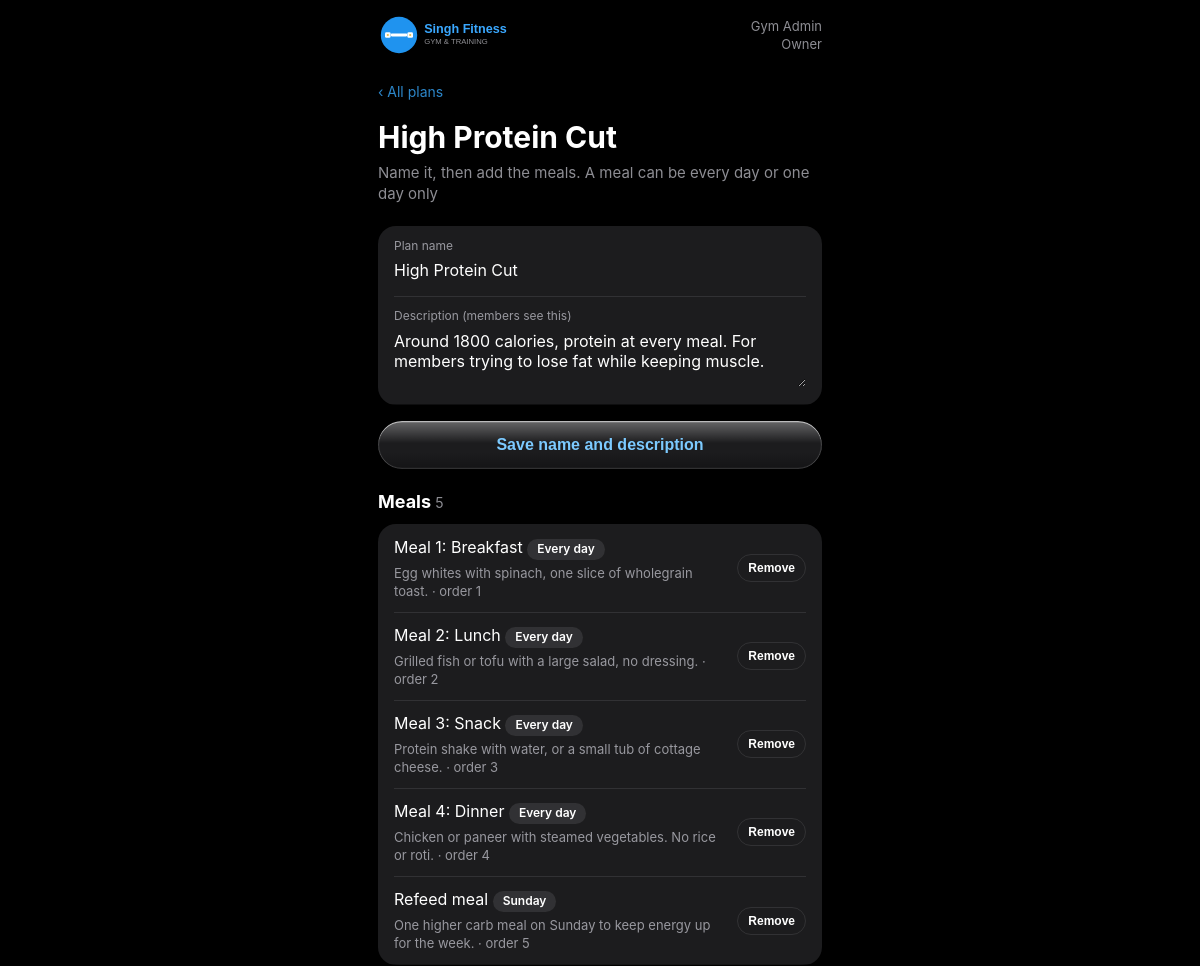
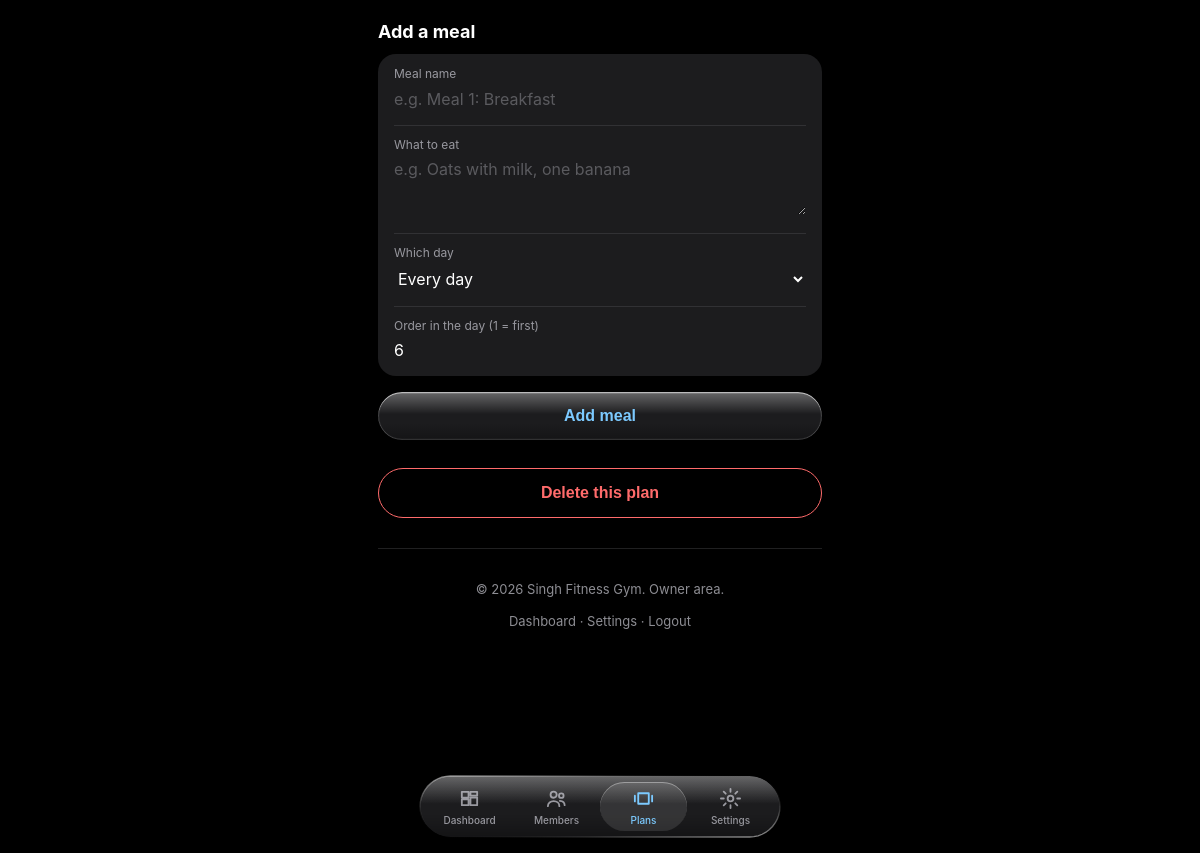
The page /admin-plans.php?type=diet&id=dp_cut (signed in) on the database its author committed (2 pictures, top to bottom).
### tables this page shows
CREATE TABLE diet_plans (
  id          VARCHAR(50) PRIMARY KEY,
  name        VARCHAR(120) NOT NULL,
  description TEXT
);

CREATE TABLE diet_meals (
  id          VARCHAR(50) PRIMARY KEY,
  plan_id     VARCHAR(50) NOT NULL,
  name        VARCHAR(120) NOT NULL,              
  description TEXT,
  day_name    VARCHAR(15),                        
  sort_order  INT DEFAULT 0,
  FOREIGN KEY (plan_id) REFERENCES diet_plans(id) ON DELETE CASCADE
);

### config.php (called while the page is built, shortened)
<?php
$themeAttr = "";
$logoUrl = "assets/img/logo.svg";
?>

### admin-plans.php (the view, shortened to what this page needs)
<?php
require_once "config.php";
$successMsg = "";
$type = $_GET["type"] ?? "";
$planId = $_GET["id"] ?? "";
$exerciseId = $_GET["exercise"] ?? "";
$workoutPlans = [];
$dietPlans = [];
$plan = null;
$meals = [];
if ($type == "diet" && $planId != "") {
    if ($planId == "new") {
        $plan = ["id" => "new", "name" => $_POST["name"] ?? "", "description" => $_POST["description"] ?? ""];
    } else {
        $stmt = $conn->prepare("SELECT id, name, description FROM diet_plans WHERE id = ?");
        $stmt->bind_param("s", $planId);
        $stmt->execute();
        $plan = $stmt->get_result()->fetch_assoc();
        $stmt = $conn->prepare("SELECT id, name, description, day_name, sort_order FROM diet_meals WHERE plan_id = ? ORDER BY sort_order, day_name");
        $stmt->bind_param("s", $planId);
        $stmt->execute();
        $result = $stmt->get_result();
        while ($row = $result->fetch_assoc()) {
            $meals[] = $row;
        }
    }
}
?>
<!doctype html>
<html lang="en"<?php echo $themeAttr; ?>>
<head>
<link rel="stylesheet" href="assets/css/base.css?v=<?php echo filemtime("assets/css/base.css"); ?>">
<link rel="stylesheet" href="assets/css/shared.css?v=<?php echo filemtime("assets/css/shared.css"); ?>">
</head>
<body class="has-tabbar">
<header class="topbar">
    <img src="<?php echo htmlspecialchars($logoUrl); ?>" alt="Singh Fitness logo" width="140" height="42">
    <div class="who">
        <?php echo htmlspecialchars($_SESSION["memberName"]); ?><br>
        Owner
    </div>
</header>
<div class="page">
<?php if ($type == "") { ?>
    <h1 class="title">Plans</h1>
    <p class="sub">Build the workout and diet plans members follow</p>
    <?php if ($successMsg != "") { ?><p class="success-text"><?php echo htmlspecialchars($successMsg); ?></p><?php } ?>
    <h2 class="section-title">Workout plans</h2>
    <?php if (count($workoutPlans) == 0) { ?>
        <p class="empty-text">No workout plans yet.</p>
    <?php } else { ?>
        <div class="group plain" data-sq="22">
            <?php foreach ($workoutPlans as $p) { ?>
                <a href="admin-plans.php?type=workout&id=<?php echo urlencode($p["id"]); ?>" class="row link" data-tap>
                    <div class="label">
                        <?php echo htmlspecialchars($p["name"]); ?>
                        <span class="hint"><?php echo (int)$p["members_on"]; ?> member<?php echo $p["members_on"] == 1 ? "" : "s"; ?> on it &middot; <?php echo htmlspecialchars($p["description"]); ?></span>
                    </div>
                    <div class="chev"><svg viewBox="0 0 24 24" fill="none" stroke="currentColor" stroke-width="3.2" stroke-linecap="round"><path d="M9 6l6 6-6 6"/></svg></div>
                </a>
            <?php } ?>
        </div>
    <?php } ?>
    <a href="admin-plans.php?type=workout&id=new" class="btn frost" data-press>New workout plan</a>
    <h2 class="section-title">Diet plans</h2>
    <?php if (count($dietPlans) == 0) { ?>
        <p class="empty-text">No diet plans yet.</p>
    <?php } else { ?>
        <div class="group plain" data-sq="22">
            <?php foreach ($dietPlans as $p) { ?>
                <a href="admin-plans.php?type=diet&id=<?php echo urlencode($p["id"]); ?>" class="row link" data-tap>
                    <div class="label">
                        <?php echo htmlspecialchars($p["name"]); ?>
                        <span class="hint"><?php echo (int)$p["members_on"]; ?> member<?php echo $p["members_on"] == 1 ? "" : "s"; ?> on it &middot; <?php echo htmlspecialchars($p["description"]); ?></span>
                    </div>
                    <div class="chev"><svg viewBox="0 0 24 24" fill="none" stroke="currentColor" stroke-width="3.2" stroke-linecap="round"><path d="M9 6l6 6-6 6"/></svg></div>
                </a>
            <?php } ?>
        </div>
    <?php } ?>
    <a href="admin-plans.php?type=diet&id=new" class="btn frost" data-press>New diet plan</a>
<?php } elseif ($type == "diet") { ?>
    <a href="admin-plans.php" class="back-link">&lsaquo; All plans</a>
    <h1 class="title"><?php echo $planId == "new" ? "New diet plan" : htmlspecialchars($plan["name"]); ?></h1>
    <p class="sub">Name it, then add the meals. A meal can be every day or one day only</p>
    <form method="POST" action="admin-plans.php" id="planForm" novalidate>
        <div class="group plain" data-sq="22">
            <div class="row">
                <span class="field-label">Plan name</span>
                <input type="text" name="name" id="name" value="<?php echo htmlspecialchars($plan["name"]); ?>" placeholder="e.g. High Protein Cut">
            </div>
            <div class="row">
                <span class="field-label">Description (members see this)</span>
                <textarea name="description" id="description" placeholder="Calories, who it suits"><?php echo htmlspecialchars($plan["description"]); ?></textarea>
            </div>
        </div>
        <button type="submit" class="btn frost" data-press><?php echo $planId == "new" ? "Create plan" : "Save name and description"; ?></button>
    </form>
    <?php if ($planId != "new") { ?>
        <h2 class="section-title">Meals <span class="muted"><?php echo count($meals); ?></span></h2>
        <?php if (count($meals) == 0) { ?>
            <p class="empty-text">No meals yet. Add the first one below.</p>
        <?php } else { ?>
            <div class="group plain" data-sq="22">
                <?php foreach ($meals as $m) { ?>
                    <div class="row split">
                        <div class="label">
                            <?php echo htmlspecialchars($m["name"]); ?>
                            <span class="pill"><?php echo $m["day_name"] != "" ? htmlspecialchars($m["day_name"]) : "Every day"; ?></span>
                            <span class="hint"><?php echo htmlspecialchars($m["description"]); ?> &middot; order <?php echo (int)$m["sort_order"]; ?></span>
                        </div>
                        <form method="POST" action="admin-plans.php" >
                            <button type="submit" class="confirm-btn btn-outline small" style="width:auto; padding:6px 10px; font-size:12px; margin:0;">Remove</button>
                        </form>
                    </div>
                <?php } ?>
            </div>
        <?php } ?>
        <h2 class="section-title">Add a meal</h2>
        <form method="POST" action="admin-plans.php" id="mealForm" novalidate>
            <div class="group plain" data-sq="22">
                <div class="row">
                    <span class="field-label">Meal name</span>
                    <input type="text" name="mealName" id="mealName" value="<?php echo htmlspecialchars($_POST["mealName"] ?? ""); ?>" placeholder="e.g. Meal 1: Breakfast">
                </div>
                <div class="row">
                    <span class="field-label">What to eat</span>
                    <textarea name="mealDescription" id="mealDescription" placeholder="e.g. Oats with milk, one banana"><?php echo htmlspecialchars($_POST["mealDescription"] ?? ""); ?></textarea>
                </div>
                <div class="row">
                    <span class="field-label">Which day</span>
                    <select name="mealDay" id="mealDay">
                        <option value="">Every day</option>
                    </select>
                </div>
                <div class="row">
                    <span class="field-label">Order in the day (1 = first)</span>
                    <input type="number" name="mealOrder" id="mealOrder" min="1" step="1" value="<?php echo htmlspecialchars($_POST["mealOrder"] ?? (count($meals) + 1)); ?>">
                </div>
            </div>
            <button type="submit" class="btn frost" data-press>Add meal</button>
        </form>
        <form method="POST" action="admin-plans.php"  style="margin-top:28px;">
            <button type="submit" class="confirm-btn btn-outline" style="color:var(--red); border-color:var(--red);">Delete this plan</button>
        </form>
    <?php } ?>
<?php } ?>
    <footer class="site-footer">
        <p>&copy; <?php echo date("Y"); ?> Singh Fitness Gym. Owner area.</p>
        <p><a href="admin-dashboard.php">Dashboard</a> &middot; <a href="admin-settings.php">Settings</a> &middot; <a href="logout.php">Logout</a></p>
    </footer>
</div>
<div class="scrim"></div>
<div class="dock">
    <nav class="bar" id="bar">
        <div class="bar__glass"></div><div class="bar__sheen"></div>
        <div class="tabs" id="tabs">
            <div class="lens" id="lens"></div>
            <button class="tab" data-i="0" data-href="admin-dashboard.php">
                <svg viewBox="0 0 24 24" fill="none" stroke="currentColor" stroke-width="1.9" stroke-linecap="round" stroke-linejoin="round"><path d="M4 5h7v6H4zM13 5h7v4h-7zM13 11h7v8h-7zM4 13h7v6H4z"/></svg><span class="t">Dashboard</span>
            </button>
            <button class="tab" data-i="1" data-href="admin-members.php">
                <svg viewBox="0 0 24 24" fill="none" stroke="currentColor" stroke-width="1.9" stroke-linecap="round"><circle cx="9" cy="8" r="3.2"/><path d="M3 20c0-3.2 2.7-5.3 6-5.3s6 2.1 6 5.3"/><circle cx="17" cy="9" r="2.4"/><path d="M15.5 14.4c2.8.2 5 2 5 4.6"/></svg><span class="t">Members</span>
            </button>
            <button class="tab on" data-i="2" data-href="admin-plans.php">
                <svg viewBox="0 0 24 24" fill="none" stroke="currentColor" stroke-width="1.9" stroke-linecap="round" stroke-linejoin="round"><path d="M6.5 6.5h11v11h-11z"/><path d="M3 9v6M21 9v6"/></svg><span class="t">Plans</span>
            </button>
            <button class="tab" data-i="3" data-href="admin-settings.php">
                <svg viewBox="0 0 24 24" fill="none" stroke="currentColor" stroke-width="1.9" stroke-linecap="round" stroke-linejoin="round"><circle cx="12" cy="12" r="3"/><path d="M12 2v3M12 19v3M2 12h3M19 12h3M4.9 4.9l2.1 2.1M17 17l2.1 2.1M4.9 19.1L7 17M17 7l2.1-2.1"/></svg><span class="t">Settings</span>
            </button>
        </div>
    </nav>
</div>
</body>
</html>

### assets/css/base.css (style rules this page uses)
* { box-sizing: border-box; }
:root { color-scheme: dark; --blue: #4aa9f0; --blue-deep: #2c86c9; --ink: #7ccaff; --gold: #d9ae4e; --gold-deep: #b98f33; --gold-ink: #ffd777; --text: #ffffff; --text-soft: #ebebf599; --text-faint: #ebebf54d; --bg-rgb: 0 0 0; --bg: rgb(var(--bg-rgb)); --card: #1c1c1e; --line: #54545861; --red: #ff6b6b; --green: #4cd964; --bloom: 1.03; --bounce: 1.60; --speed: 260ms; }
:root:not([data-theme="light"]) { --tabbar-frost: 38 38 41; --tabbar-frost-a: 0.74; --tabbar-rim-hot: #ffffff8f; --tabbar-rim-cool: #ffffff1f; --tabbar-shade: #00000047; --tabbar-ink: #7ccaff; --tabbar-text-2: #ebebf599; --tabbar-lens-rest: #ffffff1c; --tabbar-lens-live: #ffffff17; --tabbar-lens-rim: #ffffffc9; }
body.has-tabbar { padding-bottom: calc(150px + env(safe-area-inset-bottom)); }
body { margin: 0; background: var(--bg); color: var(--text); font-family: -apple-system, "Segoe UI", Arial, sans-serif; font-size: 16px; line-height: 1.4; }
.page { max-width: 480px; margin: 0 auto; padding: 24px 18px 60px; }
.title { font-size: 30px; font-weight: 700; margin: 10px 0 4px; }
.sub { color: var(--text-soft); font-size: 15px; margin: 0 0 22px; }
a { color: var(--blue-deep); text-decoration: none; }

### rows shown on the page
diet_plans: name "High Protein Cut", description "Around 1800 calories, protein at every meal. For members trying to lose fat while keeping muscle."
diet_meals: name "Meal 1: Breakfast", shows "Every day", description "Egg whites with spinach, one slice of wholegrain toast.", sort_order "1"
diet_meals: name "Meal 2: Lunch", shows "Every day", description "Grilled fish or tofu with a large salad, no dressing.", sort_order "2"
diet_meals: name "Meal 3: Snack", shows "Every day", description "Protein shake with water, or a small tub of cottage cheese.", sort_order "3"
diet_meals: name "Meal 4: Dinner", shows "Every day", description "Chicken or paneer with steamed vegetables. No rice or roti.", sort_order "4"
diet_meals: name "Refeed meal", day_name "Sunday", description "One higher carb meal on Sunday to keep energy up for the week.", sort_order "5"

### other values the page prints
$_SESSION["memberName"] "Gym Admin"
count($meals) "5"
